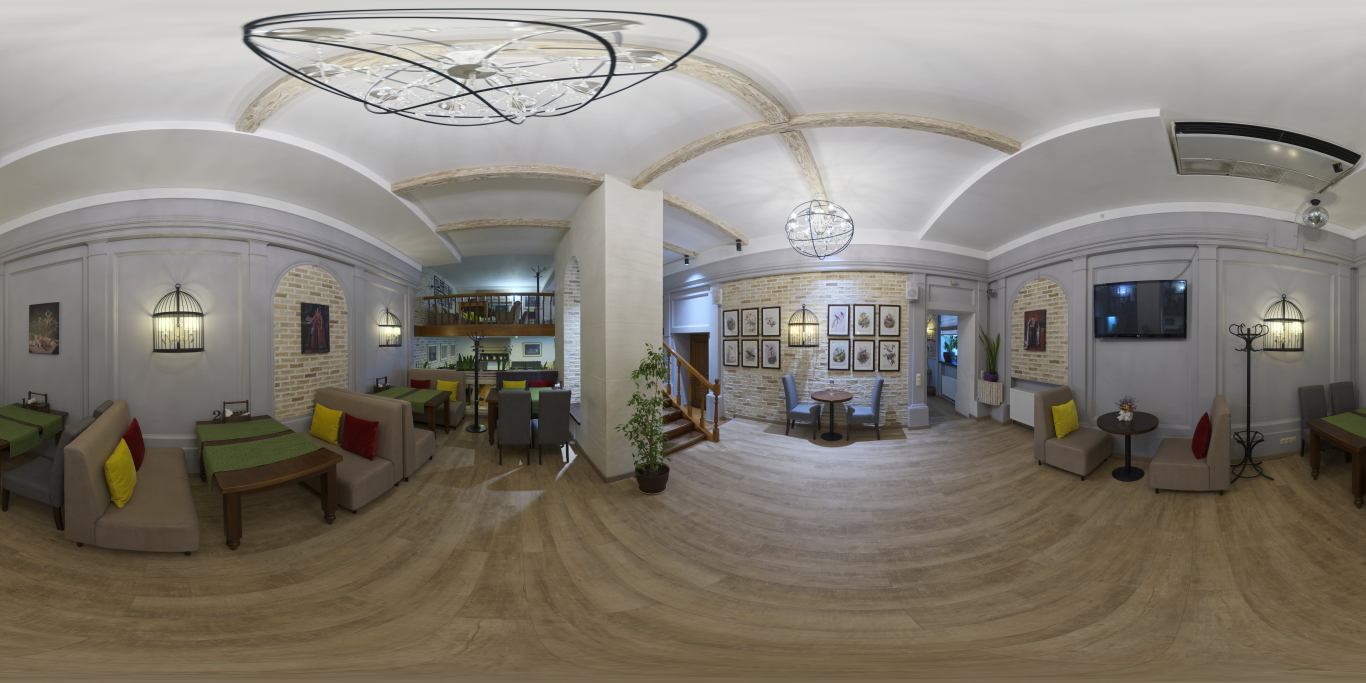
#> input picture app/web_kit_reference/3d/modelos/entornos/comfy_cafe_360.jpg, 8192 x 4096 px (shown at 1/6 size)
$ python -i image_analysis.py   (imports and definitions only)
#> lines starting #> are read from the running program, lines starting #| are printed output that depends on the picture
"""Analisis visual de una imagen (color dominante, brillo, si es
'calida' o 'fria', que tan compleja es) - sin esto, buscar/scrapear una
foto y usarla directo da resultados horribles: un fondo oscuro con
texto oscuro encima, una foto de comida fria de tonos usada en un sitio
con paleta calida, una imagen muy "ruidosa" (alta variancia) que hace
el texto superpuesto illegible. Ver
hard_cases/by_domain/web.json:web-image-selection-without-visual-analysis
y skills/web-builder-specialist.md.

Usa Pillow (ya es dependencia transitiva de python-pptx) - no hace
falta instalar nada nuevo.
"""
from __future__ import annotations

from io import BytesIO
from pathlib import Path

import httpx
from PIL import Image, ImageFilter, ImageStat

_USER_AGENT = "Mozilla/5.0 (compatible; OrquestadorWebBuilder/1.0; +local-testing)"
_TIMEOUT_S = 15.0
_THUMBNAIL_SIZE = (150, 150)
_SHARPNESS_ANALYSIS_SIZE = (500, 500)

# Umbrales calibrados empiricamente (ver notas de la sesion de
# desarrollo): la varianza de un filtro de deteccion de bordes cae
# drasticamente incluso con desenfoque leve, pero el valor "nitido"
# base varia bastante segun cuanto detalle tenga la foto en si (una
# foto de un cielo despejado es "nitida" y aun asi da un numero bajo).
# Es una heuristica aproximada, no una medicion exacta - un resultado
# "algo_borrosa" en el limite conviene confirmarlo con render_check o
# preguntandole al usuario, no confiar ciegamente en el numero.
_SHARPNESS_BLURRY_MAX = 300
_SHARPNESS_SOMEWHAT_BLURRY_MAX = 800

# Por debajo de esto, una foto usada a pantalla completa (hero/fondo de
# seccion) va a mostrar pixelacion visible en un monitor de escritorio
# comun - regla practica, no un estandar formal.
_MIN_DIMENSION_FULLWIDTH_BACKGROUND = 1280
_MIN_DIMENSION_LOW_RES = 640


def _load_image(url_or_path: str) -> Image.Image:
    if url_or_path.startswith(("http://", "https://")):
        response = httpx.get(url_or_path, headers={"User-Agent": _USER_AGENT}, timeout=_TIMEOUT_S, follow_redirects=True)
        response.raise_for_status()
        image = Image.open(BytesIO(response.content))
    else:
        image = Image.open(Path(url_or_path))
#> image is the input picture: PIL image 8192x4096 RGB; mean R, G, B 132.4, 126.5, 117.1
    return image.convert("RGB")


def _dominant_colors(image: Image.Image, top_n: int = 5) -> list[dict]:
    small = image.resize((64, 64))
    quantized = small.quantize(colors=8, method=Image.Quantize.MEDIANCUT)
    palette = quantized.getpalette()
    color_counts = sorted(quantized.getcolors(), key=lambda c: c[0], reverse=True)

    total_pixels = small.width * small.height
    results = []
    for count, palette_index in color_counts[:top_n]:
        r, g, b = palette[palette_index * 3: palette_index * 3 + 3]
        results.append({
            "hex": f"#{r:02x}{g:02x}{b:02x}",
            "percentage": round(count / total_pixels * 100, 1),
        })
    return results


def _brightness_classification(mean_luminance: float) -> str:
    if mean_luminance < 85:
        return "oscura"
    if mean_luminance > 170:
        return "clara"
    return "media"


def _warmth_classification(mean_r: float, mean_g: float, mean_b: float, threshold: float = 12.0) -> str:
    if mean_r - mean_b > threshold:
        return "calida"
    if mean_b - mean_r > threshold:
        return "fria"
    return "neutra"


def _sharpness_variance(image: Image.Image) -> float:
    analysis_image = image.copy()
    analysis_image.thumbnail(_SHARPNESS_ANALYSIS_SIZE)
    edges = analysis_image.convert("L").filter(ImageFilter.FIND_EDGES)
    return ImageStat.Stat(edges).stddev[0] ** 2


def _sharpness_classification(edge_variance: float) -> str:
    if edge_variance < _SHARPNESS_BLURRY_MAX:
        return "borrosa"
    if edge_variance < _SHARPNESS_SOMEWHAT_BLURRY_MAX:
        return "algo_borrosa"
    return "nitida"


def _resolution_classification(min_dimension: int) -> str:
    if min_dimension < _MIN_DIMENSION_LOW_RES:
        return "baja"
    if min_dimension < _MIN_DIMENSION_FULLWIDTH_BACKGROUND:
        return "media"
    return "alta"


def analyze_image(url_or_path: str) -> dict:
    image = _load_image(url_or_path)
    original_size = image.size
#> original_size = (8192, 4096)
    thumbnail = image.copy()
    thumbnail.thumbnail(_THUMBNAIL_SIZE)
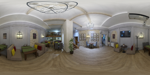
#> thumbnail: PIL image 150x75 RGB; mean R, G, B 132.4, 126.5, 117.1

    grayscale = thumbnail.convert("L")
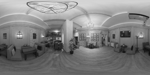
#> grayscale: PIL image 150x75 L; min 15, max 236, mean 127.2
    luminance_stat = ImageStat.Stat(grayscale)
    mean_luminance = luminance_stat.mean[0]
#> mean_luminance = 127.2
    stddev_luminance = luminance_stat.stddev[0]
#> stddev_luminance = 47.58

    rgb_stat = ImageStat.Stat(thumbnail)
    mean_r, mean_g, mean_b = rgb_stat.mean
#> mean_r = 132.4; mean_g = 126.5; mean_b = 117.1

    brightness = _brightness_classification(mean_luminance)
#> brightness = 'media'
    warmth = _warmth_classification(mean_r, mean_g, mean_b)
#> warmth = 'calida'

    width, height = original_size
#> width = 8192; height = 4096
    orientation = "cuadrada" if width == height else ("horizontal" if width > height else "vertical")
#> orientation = 'horizontal'
    min_dimension = min(width, height)
#> min_dimension = 4096

    edge_variance = _sharpness_variance(image)
#> in _sharpness_variance, `analysis_image.thumbnail(_SHARPNESS_ANALYSIS_SIZE)`:
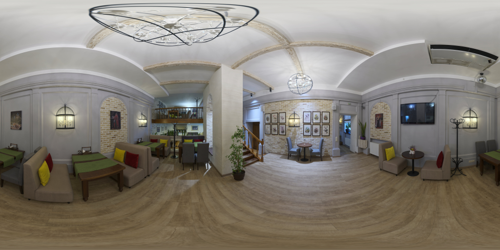
#> analysis_image: PIL image 500x250 RGB; mean R, G, B 132.4, 126.5, 117.2
#> in _sharpness_variance, `edges = analysis_image.convert("L").filter(ImageFilter.FIND_EDGES)`:
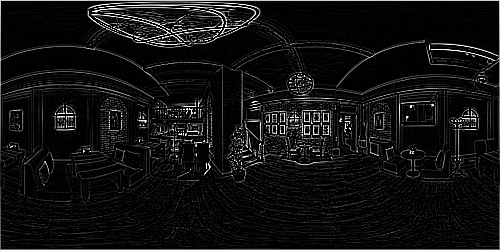
#> edges: PIL image 500x250 L; min 0, max 255, mean 17.4
#> edge_variance = 1636.8
    sharpness = _sharpness_classification(edge_variance)
#> sharpness = 'nitida'
    resolution_quality = _resolution_classification(min_dimension)
#> resolution_quality = 'alta'

    quality_warnings = []
    if sharpness == "borrosa":
        quality_warnings.append("La imagen parece borrosa o con muy poco detalle - confirmar visualmente antes de usarla.")
    elif sharpness == "algo_borrosa":
        quality_warnings.append("La nitidez es dudosa (resultado limite) - confirmar visualmente o probar otra candidata.")
    if resolution_quality == "baja":
        quality_warnings.append(
            f"Resolucion baja ({width}x{height}) - NO usar como fondo a pantalla completa, se va a ver pixelada; sirve como thumbnail chico."
        )
    elif resolution_quality == "media":
        quality_warnings.append(
            f"Resolucion media ({width}x{height}) - aceptable para secciones chicas, arriesgada como hero/fondo a pantalla completa en monitores grandes."
        )

    return {
        "width": width,
        "height": height,
        "orientation": orientation,
        "dominant_colors": _dominant_colors(thumbnail),
        "mean_brightness_0_255": round(mean_luminance, 1),
        "brightness": brightness,
        "warmth": warmth,
        "complexity_stddev_0_255": round(stddev_luminance, 1),
        "busy_image": stddev_luminance > 60,
        "suggested_overlay_text_color": "clara" if brightness == "oscura" else (
            "oscura" if brightness == "clara" else "clara con scrim oscuro semi-transparente detras del texto"
        ),
        "sharpness": sharpness,
        "sharpness_edge_variance": round(edge_variance, 1),
        "resolution_quality": resolution_quality,
        "usable_as_fullwidth_background": resolution_quality == "alta" and sharpness != "borrosa",
        "quality_warnings": quality_warnings,
    }
#> in _dominant_colors, `small = image.resize((64, 64))`:
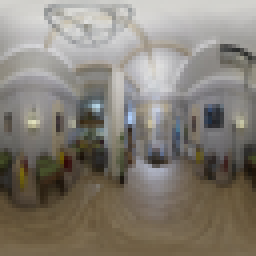
#> small: PIL image 64x64 RGB (shown 4 times larger); mean R, G, B 132.3, 126.4, 117.1
#> in _dominant_colors, `quantized = small.quantize(colors=8, method=Image.Quantize.MEDIANCUT)`:
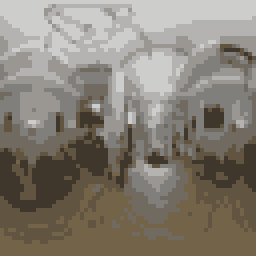
#> quantized: PIL image 64x64 P (shown 4 times larger); mean R, G, B 133.1, 127, 116.8
#> in _dominant_colors, `palette = quantized.getpalette()`: palette = [205, 205, 203, 180, 179, 177, 154, 151, 147, 129, 127, 124, 112, 106, 97, 114, 99, 73, 97, 85, 65, 63, 55, 43]
#> in _dominant_colors, `color_counts = sorted(quantized.getcolors(), key=lambda c: c[0], rever..`: color_counts = [(632, 5), (543, 0), (525, 6), (522, 1), (501, 3), (477, 2), (460, 4), (436, 7)]
#> the loop in _dominant_colors, `for count, palette_index in color_counts[:top_n]:` made 5 passes
#> (count, palette_index, r, g, b) on passes 1 to 5: (632, 5, 114, 99, 73), (543, 0, 205, 205, 203), (525, 6, 97, 85, 65), (522, 1, 180, 179, 177), (501, 3, 129, 127, 124)
#> after the loop in _dominant_colors, `for count, palette_index in color_counts[:top_n]:`: results = 5 items

>>> result = analyze_image('../web_kit_reference/3d/modelos/entornos/comfy_cafe_360.jpg')
#> result = 15 items
